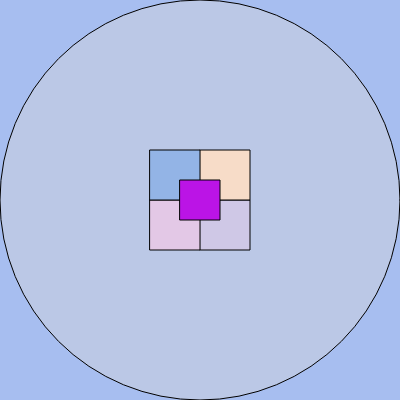
Frame 1 (no input)
Frame 60 (no input): identical to frame 1, image omitted
Frame 120 (the mouse pressed at the canvas centre since frame 60): identical to frame 1, image omitted

The p5.js sketch that drew this single still picture (run headless with seeded random() and noise() and a simulated clock; from frame 60 on, the mouse is pressed at the canvas centre):

// p5.js sketch
// ── sketch.js
function setup() {
createCanvas(400, 400);
}

function draw() {
background(167,190,240);
fill(187,200,230)
circle(200,200,400)
fill(207,200,230)
rect(200,200,50)
fill(227,200,230)
rect(150,200,50)
fill(247,220,200)
rect(200,150,50)
fill(147,180,230)
rect(150,150,50)
fill(187,20,230)
rect(180,180,40)

}
